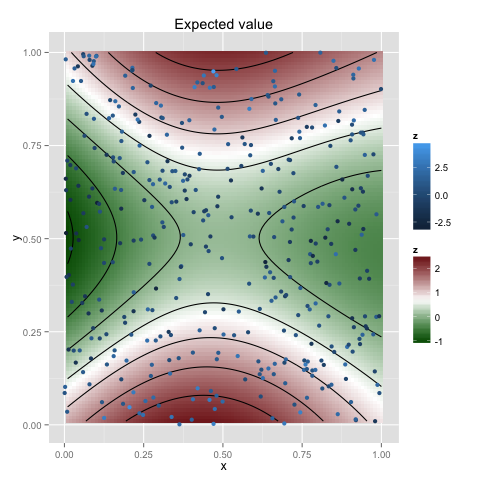

Recreate this plot in R.

np <- 400
xp <- cbind(x1 = runif(np), x2 = runif(np))
yp <- sin(pi*xp[,1]) + cos(2*pi*xp[,2]) + rnorm(np, 0, 1)

gp <- new.gp(0.5, kernel.exponential(0.5, 1), dim=2)
gp <- posterior(gp, xp, yp, 1)

x  <- as.matrix(expand.grid(x = 1:100/100, y = 1:100/100))
plot(gp, x, scatter=TRUE, plot.variance=FALSE)
